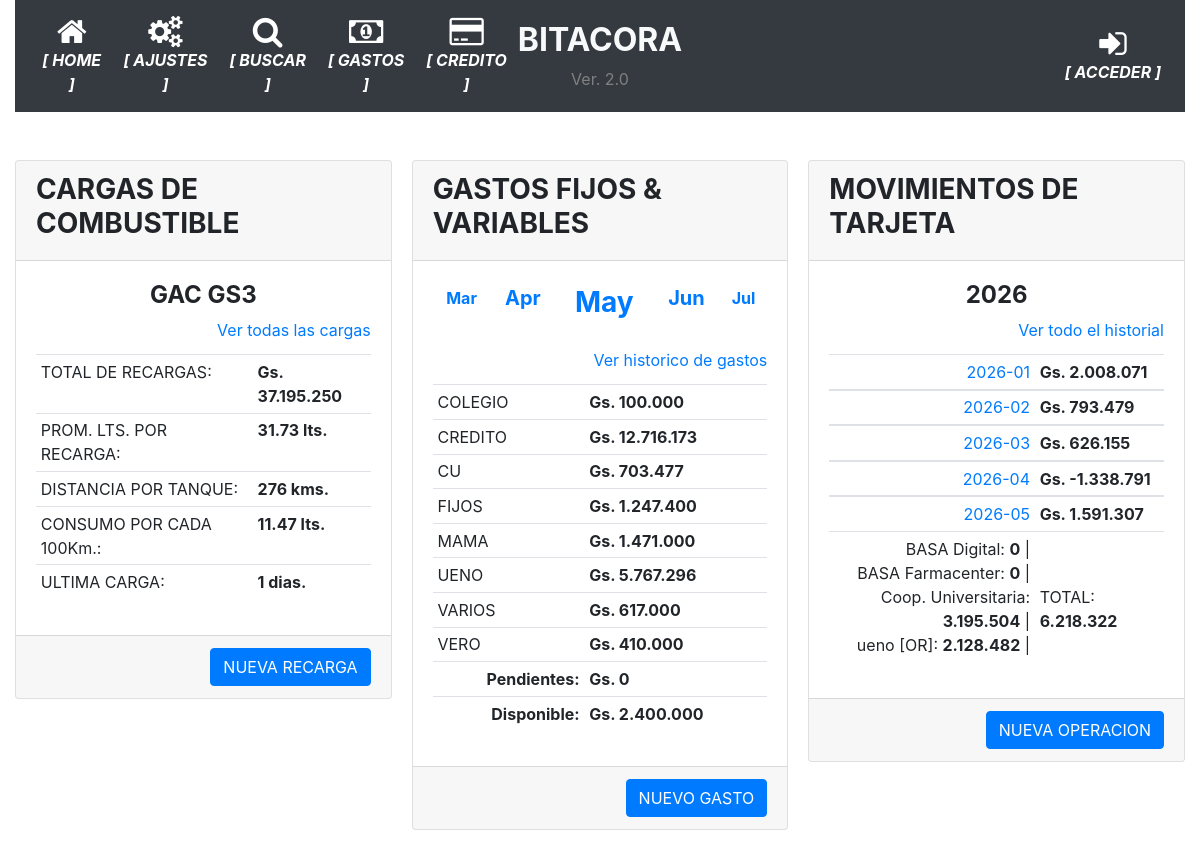
/old_index, run on the app's committed database.
### app/models.py (models this page shows, shortened)
class AgrupadorGastos(db.Model):
    __tablename__='agrupador_gastos'
    id = db.Column(db.Integer, primary_key=True)
    agrupador = db.Column(db.String(100), nullable=False)

class Tarjetas(db.Model):
    __tablename__='tarjetas'
    id = db.Column(db.Integer, primary_key=True)
    banco = db.Column(db.String(100), nullable=False)
    numero = db.Column(db.String(100), nullable=False)
    vencimiento = db.Column(db.String(10), nullable=False)
    estado = db.Column(db.Boolean, server_default=u'False')

### app/routes.py (the view)
@app.route('/old_index', methods=['GET'])
def old_index():
    form = FormularioCombustible()
    cargas = Cargas.query.all()
    anno = datetime.now().strftime("%Y")
    fechas_referencia = {'mes_anterior_2':datetime.now()-relativedelta(months=2), 'mes_anterior':datetime.now()-relativedelta(months=1), 'fecha_actual':datetime.now(),  'mes_siguiente':datetime.now()+relativedelta(months=1), 'mes_siguiente_2':datetime.now()+relativedelta(months=2)}
    referencias_principales = referencias_vehiculo(cargas)
    balance_movimientos, balance_mensual = balance_cuenta()
    gastos = db.session.query(AgrupadorGastos.agrupador.label('acreedor'), func.sum(GastosFijos.monto).label('total')).join(AgrupadorGastos).group_by(AgrupadorGastos.agrupador).filter(func.strftime("%Y-%m", GastosFijos.fecha_pagar)==fechas_referencia['fecha_actual'].strftime('%Y-%m')).all()
    credito, pendientes, pagadas = calcular_disponibilidad(fechas_referencia['fecha_actual'].strftime('%Y-%m'))
    disponibilidad = credito - pagadas
    balance=balances_tarjetas()
    id_tarjeta = db.session.query(Tarjetas.banco).filter(Tarjetas.estado==True).first()
    return render_template('home.html',  form=form, **referencias_principales, movimientos=balance_mensual, anno=anno, fechas_referencia=fechas_referencia, balance_movimientos=balance_movimientos, gastos=gastos, total_gasto=pendientes, disponibilidad=disponibilidad, balance=balance, id_tarjeta=id_tarjeta[0]) #usar ** permite que se manipule la variable directamente en el DOM

### app/__init__.py (called while the page is built)
@app.context_processor
def inject_utility_functions():
    return dict(
        listar_tipos=listar_tipos,
        listar_tarjetas=listar_tarjetas
    )

### app/utilitarios.py (called while the page is built)
def balances_tarjetas():
    saldos=[]
    for tarjeta in dbmodel.session.query(Tarjetas).filter(Tarjetas.estado==True).all():
        compras, pagos, descuentos, intereses = balance_puntual_tarjeta(tarjeta.id)
        saldos.append({'banco': tarjeta.banco, 'compras': compras, 'pagos': pagos, 'descuentos': descuentos, 'balance': compras-pagos-descuentos})
    return saldos

### app/templates/home.html (shortened to what this page needs)
{% extends "base.html" %}
{% block main %}
<form action="{{ url_for('nueva_recarga') }}" method="post">
    <br>
    <div class="card-columns">
        <div class="card">
            <div class="card-header">
                <h3><strong>CARGAS DE COMBUSTIBLE</strong></h3>
            </div>
            <div class="card-body">
                <div class="card-title">
                    <h4 class="card-text text-center"><strong>{{ vehiculo }}</strong></h4>
                    <div class="card-text text-right">
                        <a href="{{ url_for('recargas') }}" class="card-link">Ver todas las cargas</a>
                    </div>
                </div>
                <div>
                    <table class="table table-sm">
                        <tr><td>TOTAL DE RECARGAS:</td><td><strong>{{ "Gs. {:,.0f}".format(suma_total_cargas).replace(",", ".") }}</strong></td></tr>
                        <tr><td>PROM. LTS. POR RECARGA:</td><td><strong>{{ '%0.2f'|format(promedio_litros_por_recarga|float) }} lts.</strong></td></tr>
                        <tr><td>DISTANCIA POR TANQUE:</td><td><strong>{{ promedio_recorrido_por_tanque }} kms.</strong></td></tr>
                        <tr><td>CONSUMO POR CADA 100Km.:</td><td><strong>{{ '%0.2f'|format(consumo_por_100km|float) }} lts.</strong></td></tr>
                        <tr><td>ULTIMA CARGA:</td><td><strong>{{ promedio_dias_carga }} dias.</strong></td></tr>
                    </table>
                </div>
            </div>
            <div class="card-footer text-muted text-right">
                <a href="{{ url_for('nueva_recarga') }}" class="btn btn-primary">NUEVA RECARGA</a>
            </div>
        </div>
        <div class="card">
            <div class="card-header">
                <h3><strong>GASTOS FIJOS & VARIABLES</strong></h3>
            </div>
            <div class="card-body">
                <div class="card-title text-center">
                    <table class="table table-sm table-borderless">
                        <td><a href="{{ url_for('historico_gastos_detalle', periodo=fechas_referencia.mes_anterior_2.strftime('%Y-%m')) }}" class="card-link"><strong>{{ fechas_referencia.mes_anterior_2.strftime('%b') }}</strong></a></td>
                        <td><a href="{{ url_for('historico_gastos_detalle', periodo=fechas_referencia.mes_anterior.strftime('%Y-%m')) }}" class="card-link"><h5><strong>{{ fechas_referencia.mes_anterior.strftime('%b') }}</strong></a></h5></td>
                        <td><a href="{{ url_for('historico_gastos_detalle', periodo=fechas_referencia.fecha_actual.strftime('%Y-%m')) }}" class="card-link"><h3><strong>{{ fechas_referencia.fecha_actual.strftime('%b') }}</strong></h3></a></td>
                        <td><a href="{{ url_for('historico_gastos_detalle', periodo=fechas_referencia.mes_siguiente.strftime('%Y-%m')) }}" class="card-link"><h5><strong>{{ fechas_referencia.mes_siguiente.strftime('%b') }}</strong></a></h5></td>
                        <td><a href="{{ url_for('historico_gastos_detalle', periodo=fechas_referencia.mes_siguiente_2.strftime('%Y-%m')) }}" class="card-link"><strong>{{ fechas_referencia.mes_siguiente_2.strftime('%b') }}</strong></a></td>
                    </table>
                    <div class="card-text text-right">
                        <a href="{{ url_for('historico_gastos') }}" class="card-link">Ver historico de gastos</a>
                    </div>
                </div>
                <div>
                    <table class="table table-sm">
                        <tbody>
                        {% for gasto in gastos %}
                            <tr>
                                <td>{{ gasto.acreedor }}</td>
                                <td><strong>{{ "Gs. {:,.0f}".format(gasto.total).replace(",", ".") }}</strong></td>
                            </tr>
                        {% endfor %}
                        </tbody>
                        <tfoot>
                            <tr>
                                <td class="card-text text-right"><strong>Pendientes:</strong></td>
                                <td><strong>{{ "Gs. {:,.0f}".format(total_gasto).replace(",", ".") }}</strong></td>
                            </tr>
                            <tr>
                                <td class="card-text text-right"><strong>Disponible:</strong></td>
                                <td><strong>{{ "Gs. {:,.0f}".format(disponibilidad).replace(",", ".") }}</strong></td>
                            </tr>
                        </tfoot>
                    </table>
                </div>
            </div>
            <div class="card-footer text-muted text-right">
                <a href="{{ url_for('nuevo_gasto') }}" class="btn btn-primary">NUEVO GASTO</a>
            </div>
        </div>
        <div class="card">
            <div class="card-header">
                <h3><strong>MOVIMIENTOS DE TARJETA</strong></h3>
            </div>
            <div class="card-body">
                <div class="card-title">
                    <h4 class="card-text text-center"><strong>{{ fechas_referencia.fecha_actual.strftime('%Y') }}</strong></h4>
                    <div class="card-text text-right">
                        <a href="{{ url_for('historial_operacion') }}" class="card-link">Ver todo el historial</a>
                    </div>
                </div>
                <div>
                    <table class="table table-sm">
                        {% for movimiento in movimientos %}
                        <tbody>
                            <tr>
                                <td class="card-text text-right"><a href="{{ url_for('movimientos_mes', mes=movimiento[0]) }}">{{ movimiento[0] }}</a></td>
                                <td><strong>{{ "Gs. {:,.0f}".format(movimiento[1]).replace(",", ".") }}</strong></td>
                            </tr>
                        </tbody>
                        {% endfor %}
                        <tfoot>
                            <tr>
                                <td>
                                    {% for item in balance | sort(attribute='banco')%}
                                    <div class="card-text text-right">{{ item.banco }}: <strong>{{ "{:,.0f}".format(item.balance|int).replace(",", ".") }}</strong> | </div>
                                    {% endfor %}
                                </td>
                                <td>
                                    <br><br><div>TOTAL: <strong>{{ "{:,.0f}".format(balance_movimientos|int).replace(",", ".") }}</strong></div>
                                </td>
                            </tr>
                        </tfoot>
                    </table>
                </div>
            </div>
            <div class="card-footer text-muted text-right">
                <a href="{{ url_for('nueva_operacion', tarjeta=id_tarjeta) }}" class="btn btn-primary">NUEVA OPERACION</a>
            </div>
        </div>
    </div>
{% endblock %}

### data on the page
AgrupadorGastos: acreedor "COLEGIO", total "Gs. 100.000"
AgrupadorGastos: acreedor "CREDITO", total "Gs. 12.716.173"
AgrupadorGastos: acreedor "FIJOS", total "Gs. 1.247.400"
AgrupadorGastos: acreedor "MAMA", total "Gs. 1.471.000"
AgrupadorGastos: acreedor "UENO", total "Gs. 5.767.296"
AgrupadorGastos: acreedor "VARIOS", total "Gs. 617.000"
AgrupadorGastos: acreedor "VERO", total "Gs. 410.000"
Tarjetas: banco "BASA Digital", balance "0"
Tarjetas: banco "BASA Farmacenter", balance "0"
Tarjetas: banco "Coop. Universitaria", balance "3.195.504"
Tarjetas: banco "ueno [OR]", balance "2.128.482"

### other printed values
{{ vehiculo }} "GAC GS3"
{{ "Gs. {:,.0f}".format(suma_total_cargas).replace(",", ".") }} "Gs. 37.195.250"
{{ '%0.2f'|format(promedio_litros_por_recarga|float) }} "31.73"
{{ promedio_recorrido_por_tanque }} "276"
{{ '%0.2f'|format(consumo_por_100km|float) }} "11.47"
{{ fechas_referencia.mes_anterior_2.strftime('%b') }} "Mar"
{{ fechas_referencia.mes_anterior.strftime('%b') }} "Apr"
{{ fechas_referencia.fecha_actual.strftime('%b') }} "May"
{{ fechas_referencia.mes_siguiente.strftime('%b') }} "Jun"
{{ fechas_referencia.mes_siguiente_2.strftime('%b') }} "Jul"
{{ gasto.acreedor }} "CU"
{{ "Gs. {:,.0f}".format(gasto.total).replace(",", ".") }} "Gs. 703.477"
{{ "Gs. {:,.0f}".format(total_gasto).replace(",", ".") }} "Gs. 0"
{{ "Gs. {:,.0f}".format(disponibilidad).replace(",", ".") }} "Gs. 2.400.000"
{{ fechas_referencia.fecha_actual.strftime('%Y') }} "2026"
